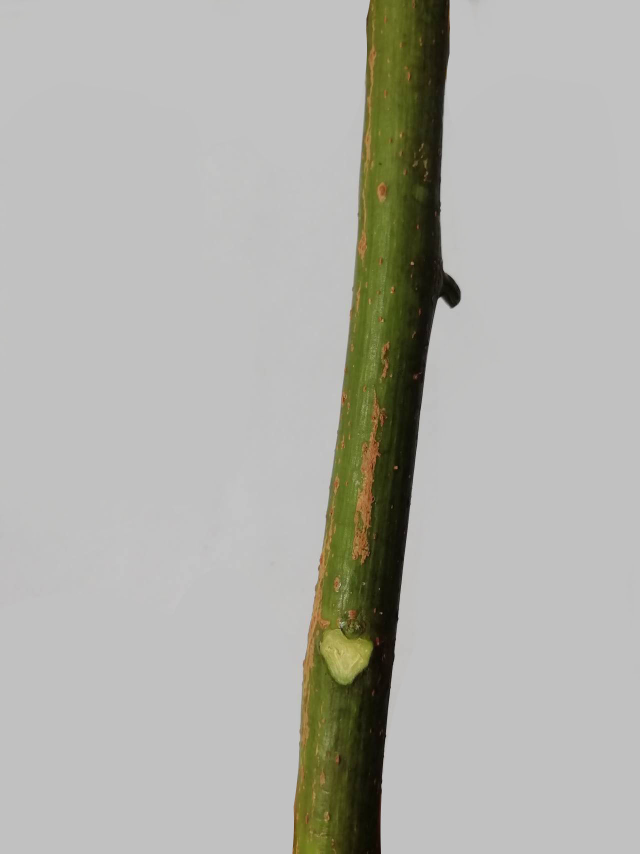
#> input picture 7.jpg, 1280 x 1707 px (shown at 1/2 size)
$ python work2.py   (older library calls are emulated)
#> lines starting #> are read from the running program, lines starting #| are printed output that depends on the picture; after the words box and inside, x2 and y2 are one past the last pixel; in counts of white or black regions, pixels touching at a corner belong together
import cv2
import numpy as np
import matplotlib.pyplot as plt

src = cv2.imread("7.jpg", 1)
#> src is the input picture: shape (1707, 1280, 3); mean B, G, R 171.6, 177.5, 177.6
result = cv2.resize(src, None, fx=0.4, fy=0.4)  # 图片缩放
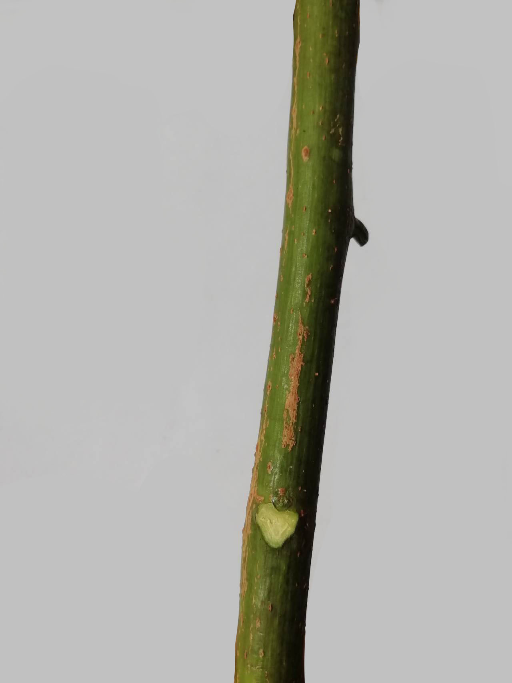
#> result: shape (683, 512, 3); mean B, G, R 171.6, 177.5, 177.6
grayimg = cv2.cvtColor(result, cv2.COLOR_BGR2GRAY)
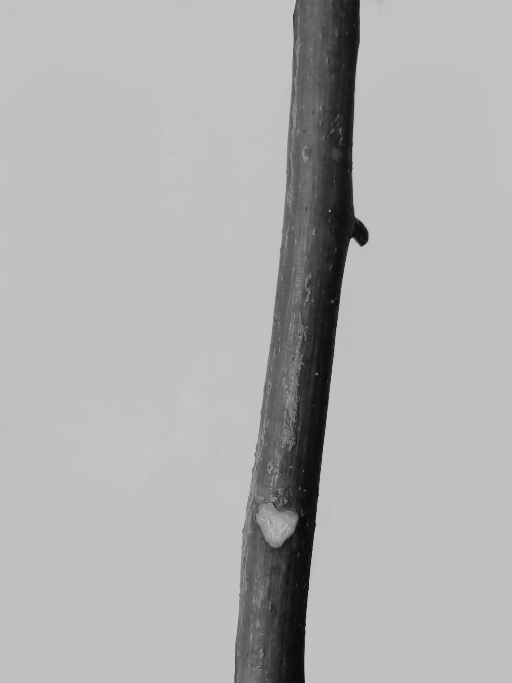
#> grayimg: shape (683, 512); min 8, max 199, mean 176.9
ret, threshimg = cv2.threshold(grayimg, 130, 255, cv2.THRESH_BINARY_INV)  # 二值化图像
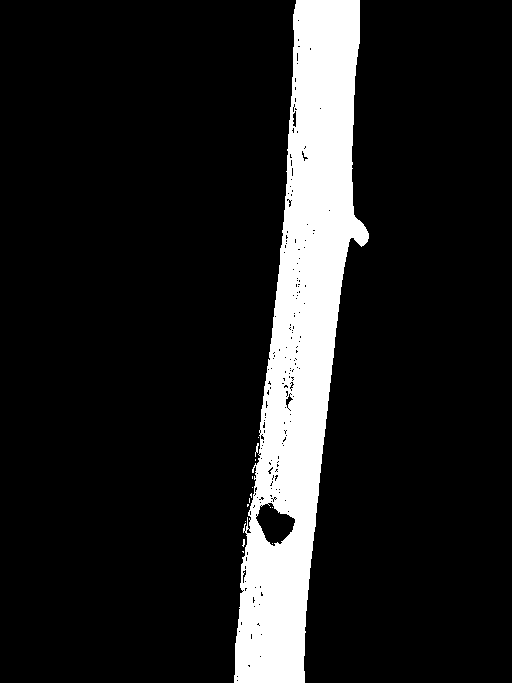
#> threshimg: shape (683, 512); 12.6% white; 15 white regions (13 under 20 px)
# image, contours, hierarchy = cv2.findContours(threshimg, cv2.RETR_TREE, cv2.CHAIN_APPROX_SIMPLE)

contours, hierarchy = cv2.findContours(threshimg, cv2.RETR_CCOMP, cv2.CHAIN_APPROX_SIMPLE)
#> contours = 228 contours, 220 with area under 20; largest, box (x1, y1, x2, y2) and area: (234, 0, 369, 683) 44700, (255, 502, 296, 547) 1055, (292, 110, 297, 128) 54, (285, 393, 294, 409) 52, (242, 569, 247, 584) 34, (301, 150, 309, 162) 30, (267, 466, 274, 475) 20, (289, 381, 295, 390) 20
drawimg = cv2.drawContours(result, contours, -1, (0, 255, 0), 5)
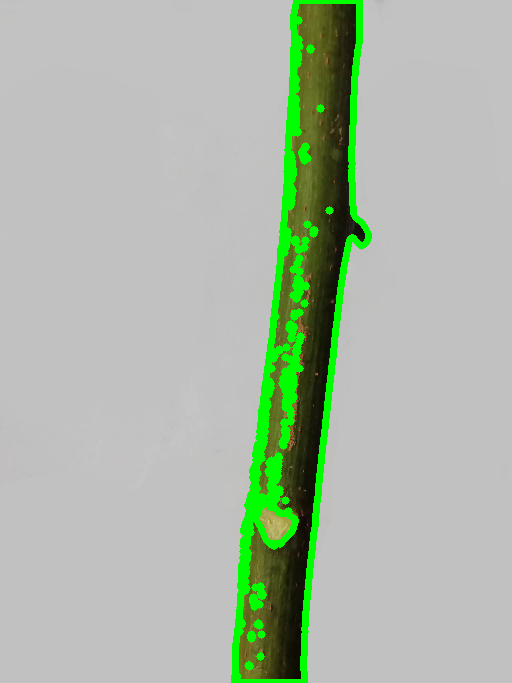
#> drawimg: shape (683, 512, 3); mean B, G, R 167.7, 184.5, 171.5

cv2.imshow('result', drawimg)
cv2.imshow('threshimg', threshimg)
#cv2.imshow('grayimg', grayimg)
print(threshimg)
#> (printed output is left out)
cv2.waitKey()
cv2.destroyAllWindows()
# 直接灰度化

$ run again, with 10.jpg copied over 7.jpg
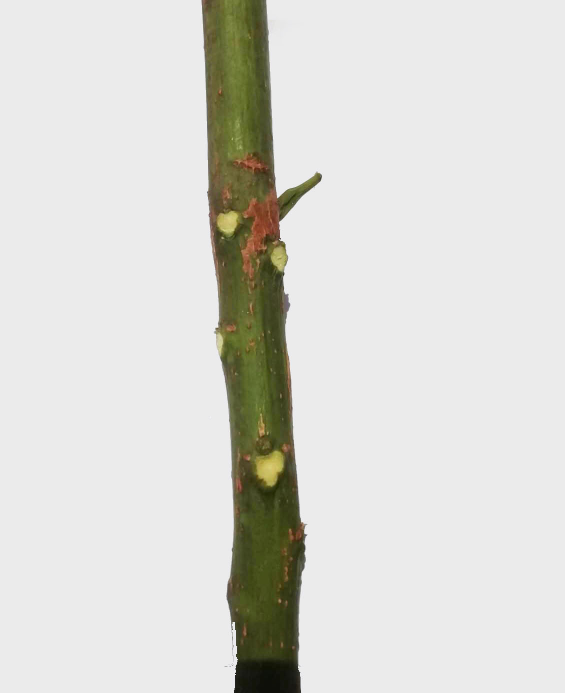
#> input picture 10.jpg, 1130 x 1385 px (shown at 1/2 size)
#> src is the input picture: shape (1385, 1130, 3); mean B, G, R 212.2, 217.3, 217.5
#> `ret, threshimg = cv2.threshold(grayimg, 130, 255, cv2.THRESH_BINARY_INV)`:
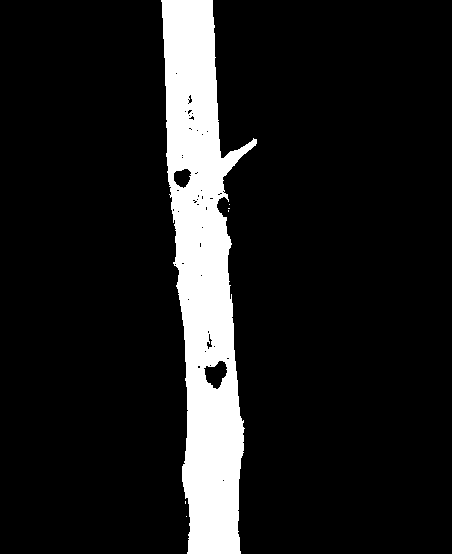
#> threshimg: shape (554, 452); 11.5% white; 6 white regions (5 under 20 px)
#> contours = 55 contours, 50 with area under 20; largest, box (x1, y1, x2, y2) and area: (161, 0, 257, 554) 28791, (203, 360, 228, 390) 436, (173, 168, 192, 189) 257, (206, 333, 213, 350) 50, (188, 94, 193, 104) 24
#> `drawimg = cv2.drawContours(result, contours, -1, (0, 255, 0), 5)`:
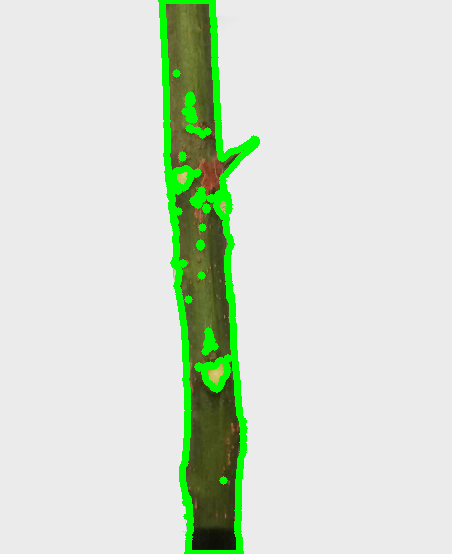
#> drawimg: shape (554, 452, 3); mean B, G, R 207.2, 222.9, 211
#> (printed output is left out)

$ run again, with 8.jpg copied over 7.jpg
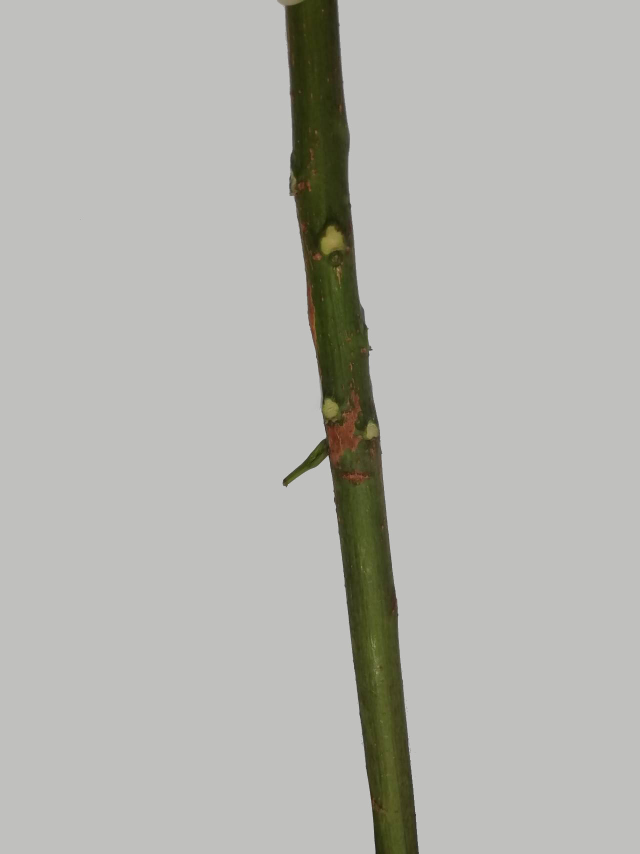
#> input picture 8.jpg, 1280 x 1707 px (shown at 1/2 size)
#> src is the input picture: shape (1707, 1280, 3); mean B, G, R 177.3, 181.9, 181.9
#> `ret, threshimg = cv2.threshold(grayimg, 130, 255, cv2.THRESH_BINARY_INV)`:
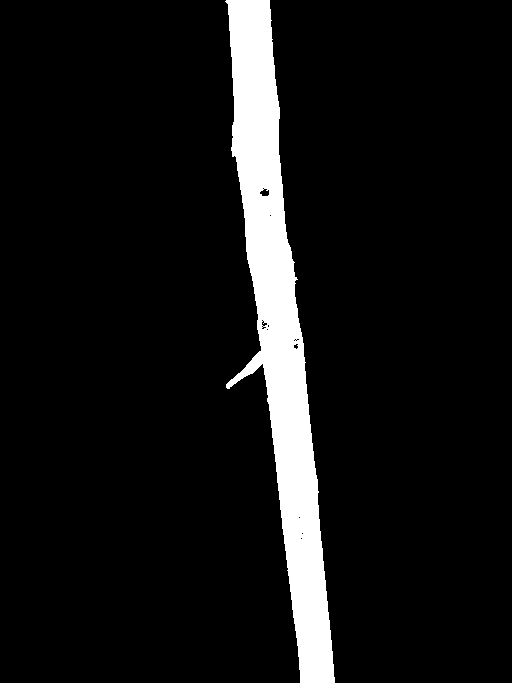
#> threshimg: shape (683, 512); 8% white; 1 white region
#> contours = 18 contours, 14 with area under 20; largest, box (x1, y1, x2, y2) and area: (225, 0, 335, 683) 27409, (259, 188, 270, 197) 59, (261, 320, 268, 327) 22, (293, 343, 299, 350) 20
#> `drawimg = cv2.drawContours(result, contours, -1, (0, 255, 0), 5)`:
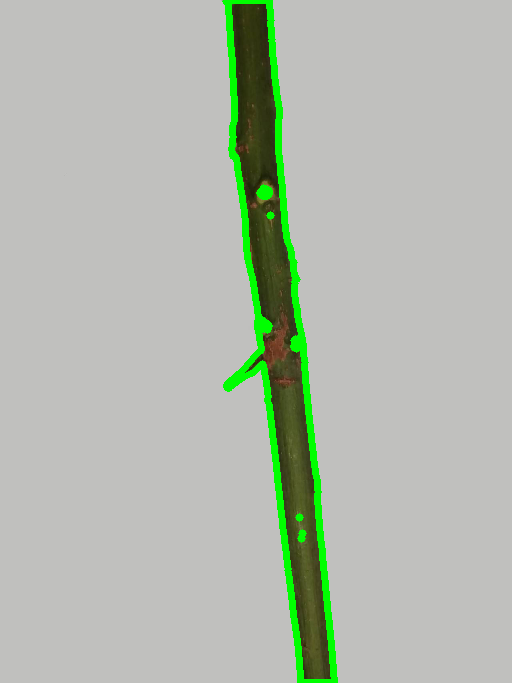
#> drawimg: shape (683, 512, 3); mean B, G, R 174, 186.2, 178.1
#> (printed output is left out)

$ run again, with 9.jpg copied over 7.jpg
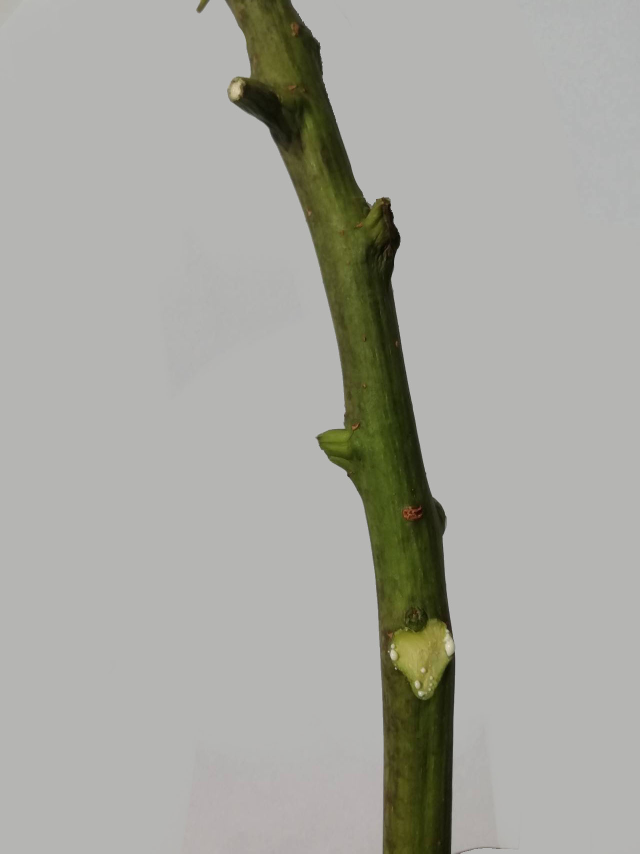
#> input picture 9.jpg, 1280 x 1707 px (shown at 1/2 size)
#> src is the input picture: shape (1707, 1280, 3); mean B, G, R 161.5, 168, 167.8
#> `ret, threshimg = cv2.threshold(grayimg, 130, 255, cv2.THRESH_BINARY_INV)`:
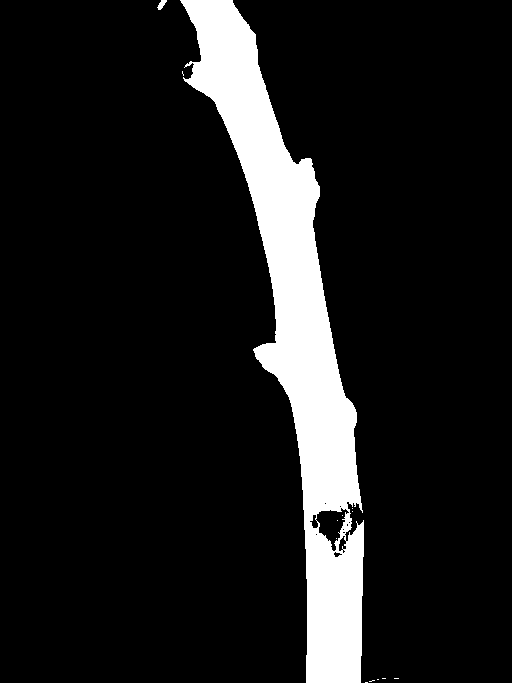
#> threshimg: shape (683, 512); 11.1% white; 13 white regions (11 under 20 px)
#> contours = 25 contours, 19 with area under 20; largest, box (x1, y1, x2, y2) and area: (180, 0, 364, 683) 38826, (315, 507, 350, 552) 762, (338, 535, 347, 552) 86, (309, 514, 319, 529) 72, (157, 0, 167, 10) 40, (333, 551, 343, 558) 31
#> `drawimg = cv2.drawContours(result, contours, -1, (0, 255, 0), 5)`:
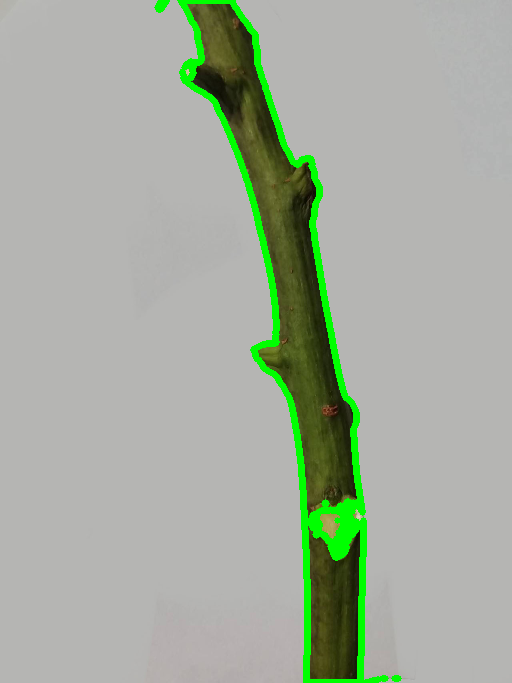
#> drawimg: shape (683, 512, 3); mean B, G, R 158.1, 172.9, 163.5
#> (printed output is left out)
